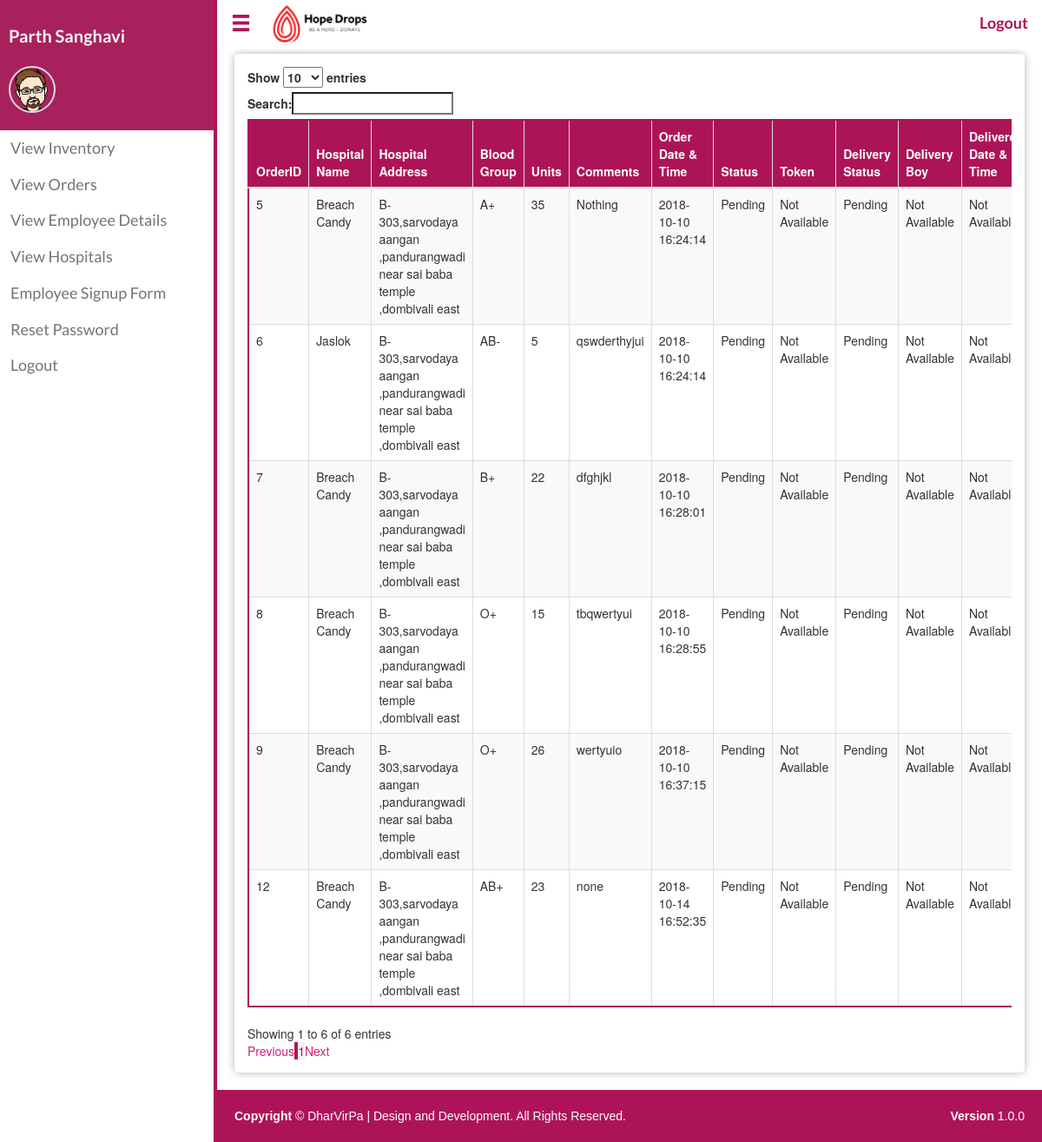
The page /view_order.php (signed in) on the database its author committed.
### tables this page shows
CREATE TABLE `orders` (
  `Order_id` int(15) NOT NULL,
  `Hospital_id` int(15) NOT NULL,
  `Units` float NOT NULL,
  `Blood_group` varchar(5) NOT NULL,
  `status` varchar(15) NOT NULL DEFAULT 'Pending',
  `Blood_IDs` varchar(500) NOT NULL,
  `Blood_Units` varchar(500) NOT NULL,
  `Token` varchar(8) NOT NULL,
  `Comments` varchar(200) NOT NULL,
  `Delivered_by` int(30) NOT NULL,
  `Delivery_status` varchar(10) NOT NULL DEFAULT 'Pending',
  `Delivery_date` timestamp NOT NULL DEFAULT '0000-00-00 00:00:00',
  `Order_date` timestamp NOT NULL DEFAULT CURRENT_TIMESTAMP
);

CREATE TABLE `hospitals` (
  `Hospital_id` int(11) NOT NULL,
  `Post_id` int(11) NOT NULL,
  `Hospital_name` varchar(30) NOT NULL,
  `Hosp_email` varchar(50) NOT NULL,
  `Hosp_passwd` varchar(500) NOT NULL,
  `passwd_change` tinyint(1) NOT NULL DEFAULT '0',
  `address` varchar(200) NOT NULL,
  `Contact` varchar(10) NOT NULL,
  `Hosp_certi` longblob NOT NULL,
  `Status` varchar(10) NOT NULL DEFAULT 'Pending'
);

### view_order.php (the view, shortened to what this page needs)
<?php
include_once("connection.php");
?>
<?php
$query = "SELECT * FROM orders";
$result = mysqli_query($conn,$query);
?>
<!DOCTYPE html>
<html>
<head>
    <link rel="stylesheet" href="https://maxcdn.bootstrapcdn.com/bootstrap/3.3.7/css/bootstrap.min.css">
    <link rel="stylesheet" type="text/css" href="https://cdn.datatables.net/1.10.19/css/dataTables.bootstrap.min.css">
    <link rel="stylesheet" type="text/css" href="./css/navbar_style.css">
    <link rel="stylesheet" type="text/css" href="./css/main.css">
</head>
<body>
  <?php include('./sidenav.php');
  ?>
  <div id="main" class="shrink">
    <?php include('./horizontal-nav.php')?>
    <div class="box">
      <div class="table-responsive">
          <table id="example" class="table table-striped table-bordered table-hover" style="width:100%">
          <thead>
          <tr>
            <th>OrderID</th>
            <th>Hospital Name</th>
            <th>Hospital Address</th>
            <th>Blood Group</th>
            <th>Units</th>
            <th>Comments</th>
            <th width="100px;">Order Date & Time</th>
            <th>Status</th>
            <th>Token</th>
            <th>Delivery Status</th>
            <th>Delivery Boy</th>
            <th>Delivered Date & Time</th>
          </tr>
          </thead>
          <?php
          if(mysqli_num_rows($result)>0)
          {
            while($row =mysqli_fetch_assoc($result))
            {
              $hid = $row['Hospital_id'];
              $sql = "SELECT * from hospitals where Hospital_id = '$hid'";
              $result1 = mysqli_query($conn,$sql);
              if(mysqli_num_rows($result1) == 1)
              {
                  $row1 = mysqli_fetch_assoc($result1);
                  echo "<tr>";
                  echo "<td>".$row['Order_id']."</td>";
                  echo "<td>".$row1['Hospital_name']."</td>";
                  echo "<td>".$row1['address']."</td>";
                  echo "<td>".$row['Blood_group']."</td>";
                  echo "<td>".$row['Units']."</td>";
                  echo "<td>".$row['Comments']."</td>";
                  echo "<td>".$row['Order_date']."</td>";
                  echo "<td>".$row['status']."</td>";
                  if(($row['status']) == "Accepted")
                  {
                      echo "<td>".$row['Token']."</td>";
                  }
                  else
                  {
                    echo "<td>Not Available</td>";
                  }
                  echo "<td>".$row['Delivery_status']."</td>";
                  if($row['Delivered_by'] == 0)
                  {
                    echo "<td>Not Available</td>";
                  }
                  else
                  {
                    echo "<td>".$row['Delivered_by']."</td>";
                  }
                  if(($row['Delivery_date']) != "0000-00-00 00:00:00")
                  {
                      echo "<td>".$row['Delivery_date']."</td>";
                  }
                  else
                  {
                    echo "<td>Not Available</td>";
                  }
	              echo"</tr>";
             }
           }
          }
          else
          {
            echo "<div class='alert alert-warning'>No data to display</div>";
          }
          ?>
        </table>
      </div>
    </div>
   <?php include_once("footer.php") ?>
  </div>
</body>

### css/main.css (style rules this page uses)
body { padding-bottom: 0px; }

### view_order.php (style rules this page uses)
.box { box-shadow: 0 0 10px 0 rgba(0,0,0,0.3); margin-top: 0px; padding: 15px; border-radius: 5px; margin: 20px; margin-top: 62px; }
table.dataTable { border-color: #ad1457 !important; }
.table-bordered { border: 2px solid #ad1457 !important; }
.table>caption+thead>tr:first-child>td, .table>caption+thead>tr:first-child>th, .table>colgroup+thead>tr:first-child>td, .table>colgroup+thead>tr:first-child>th, .table>thead:first-child>tr:first-child>td, .table>thead:first-child>tr:first-child>th { background-color: #ad1457; color: white; }

### sidenav.php (style rules this page uses)
#main { transition: margin-left .5s; }
#main.shrink { margin-left: 250px; }

### rows shown on the page
orders: Order_id "5", Hospital.Hospital_name "Breach Candy", Hospital.address "B-303,sarvodaya aangan ,pandurangwadi near sai baba temple ,dombivali east", Blood_group "A+", Units "35", Comments "Nothing", Order_date "2018-10-10 16:24:14", status "Pending", shows "Not Available", Delivery_status "Pending", Delivered_by "Not Available", shows "Not…"
orders: Order_id "6", Hospital.Hospital_name "Jaslok", Hospital.address "B-303,sarvodaya aangan ,pandurangwadi near sai baba temple ,dombivali east", Blood_group "AB-", Units "5", Comments "qswderthyjui", Order_date "2018-10-10 16:24:14", status "Pending", shows "Not Available", Delivery_status "Pending", Delivered_by "Not Available", shows "Not…"
orders: Order_id "7", Hospital.Hospital_name "Breach Candy", Hospital.address "B-303,sarvodaya aangan ,pandurangwadi near sai baba temple ,dombivali east", Blood_group "B+", Units "22", Comments "dfghjkl", Order_date "2018-10-10 16:28:01", status "Pending", shows "Not Available", Delivery_status "Pending", Delivered_by "Not Available", shows "Not…"
orders: Order_id "8", Hospital.Hospital_name "Breach Candy", Hospital.address "B-303,sarvodaya aangan ,pandurangwadi near sai baba temple ,dombivali east", Blood_group "O+", Units "15", Comments "tbqwertyui", Order_date "2018-10-10 16:28:55", status "Pending", shows "Not Available", Delivery_status "Pending", Delivered_by "Not Available", shows "Not…"
orders: Order_id "9", Hospital.Hospital_name "Breach Candy", Hospital.address "B-303,sarvodaya aangan ,pandurangwadi near sai baba temple ,dombivali east", Blood_group "O+", Units "26", Comments "wertyuio", Order_date "2018-10-10 16:37:15", status "Pending", shows "Not Available", Delivery_status "Pending", Delivered_by "Not Available", shows "Not…"
orders: Order_id "12", Hospital.Hospital_name "Breach Candy", Hospital.address "B-303,sarvodaya aangan ,pandurangwadi near sai baba temple ,dombivali east", Blood_group "AB+", Units "23", Comments "none", Order_date "2018-10-14 16:52:35", status "Pending", shows "Not Available", Delivery_status "Pending", Delivered_by "Not Available", shows "Not…"

### other values the page prints
$_SESSION['Ename'] "Parth Sanghavi"
